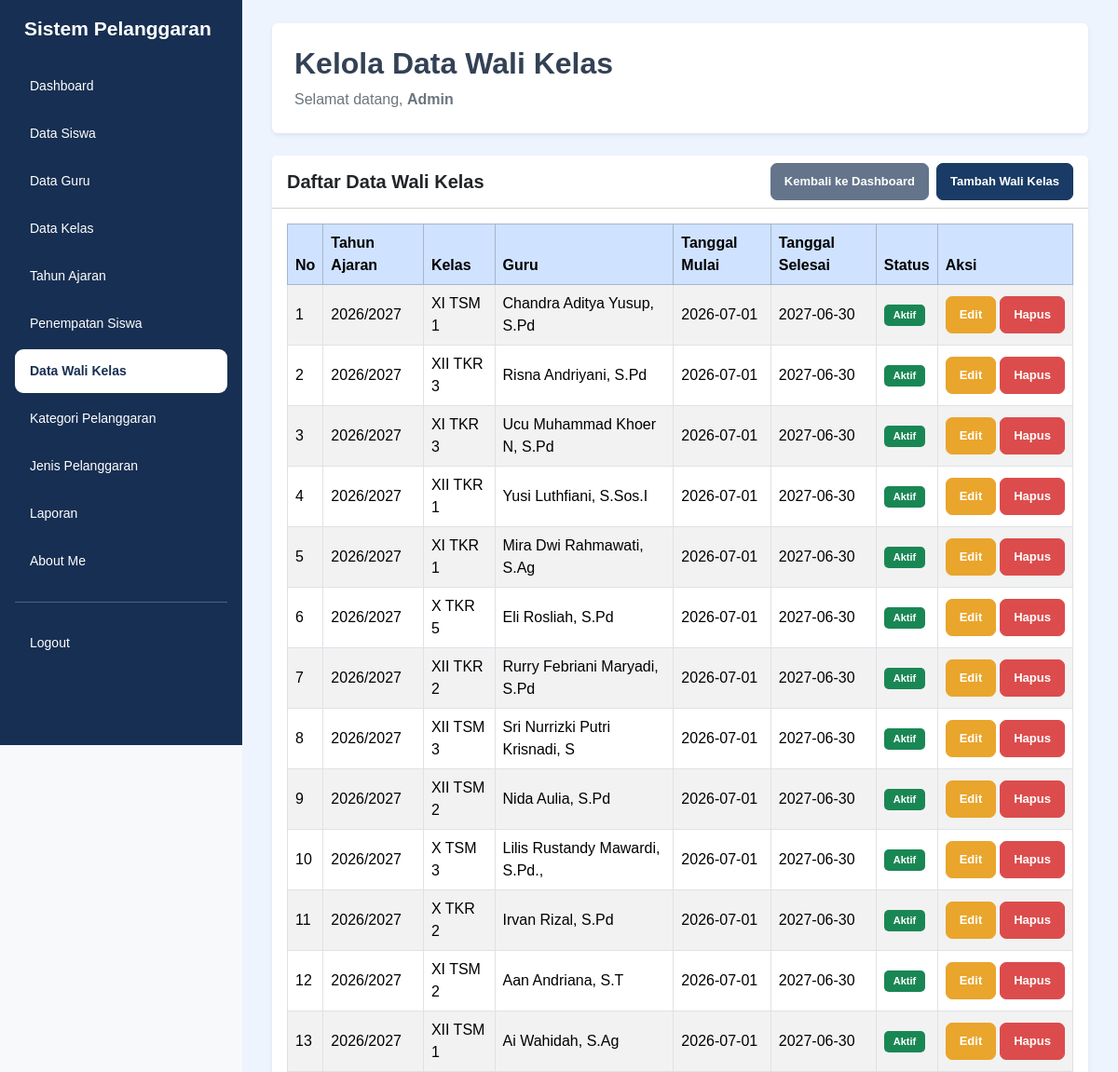
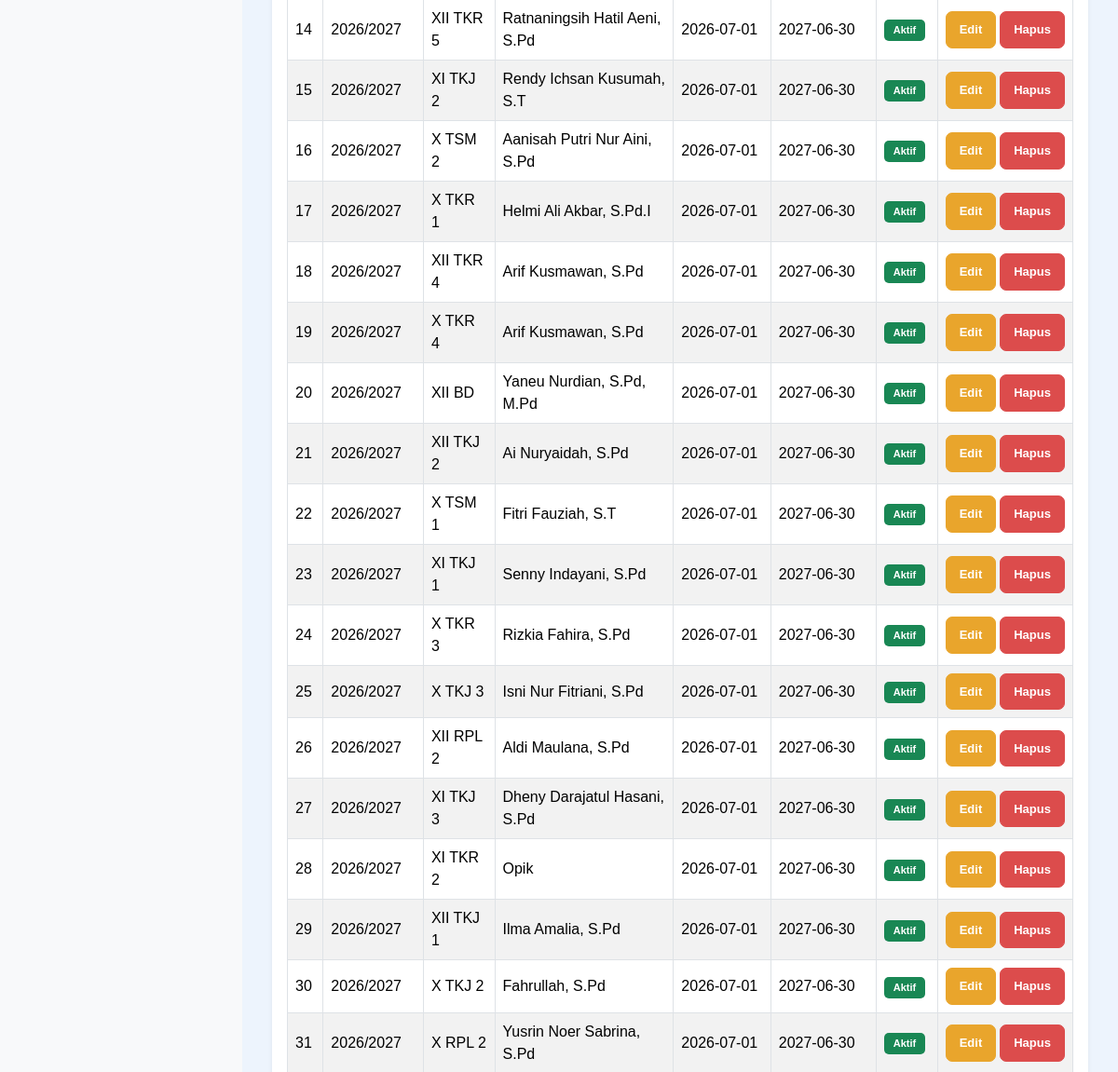
Before: /data_wali_kelas.php (signed in, upper part) with the older database file (2 pictures, top to bottom).
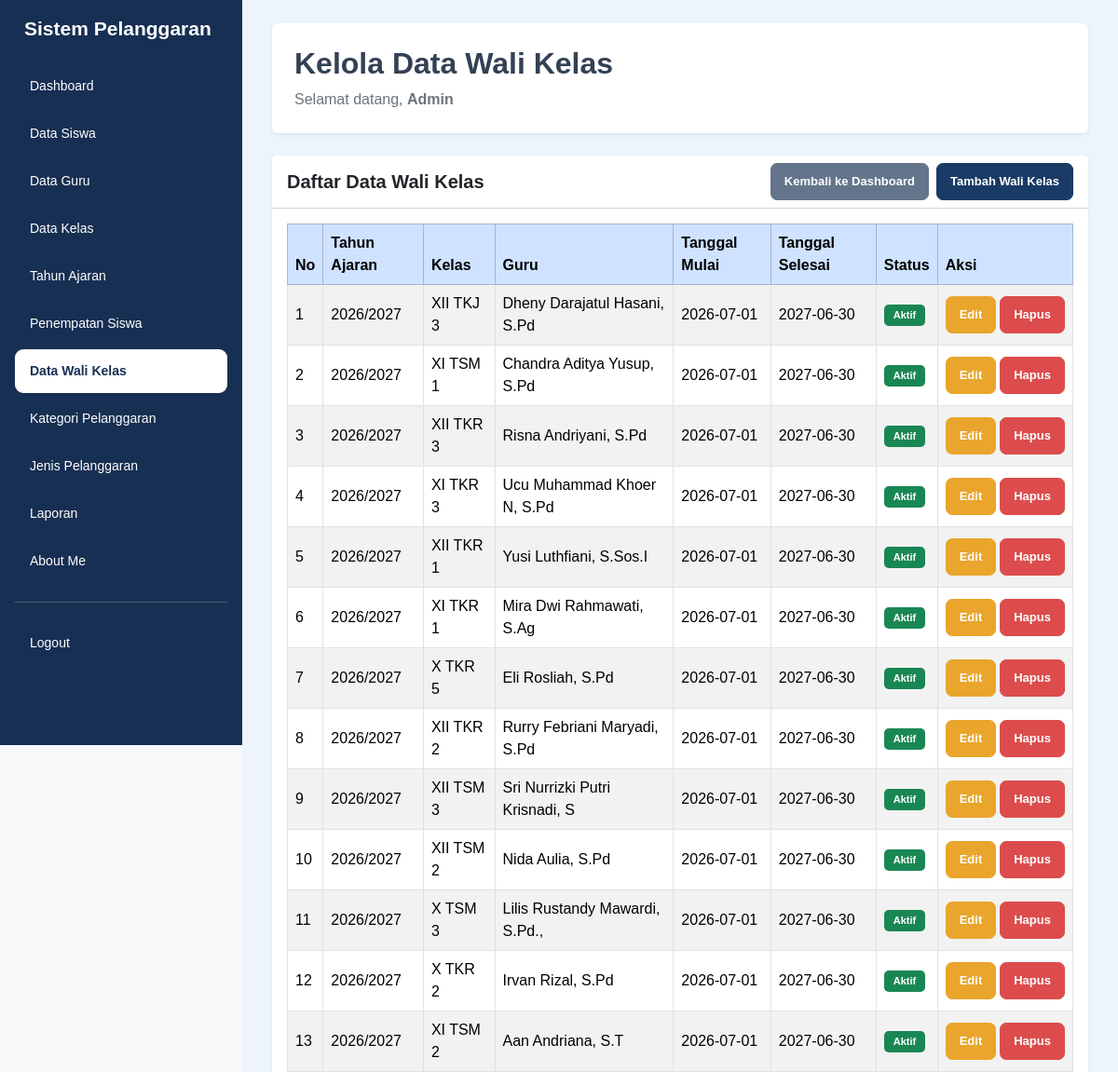
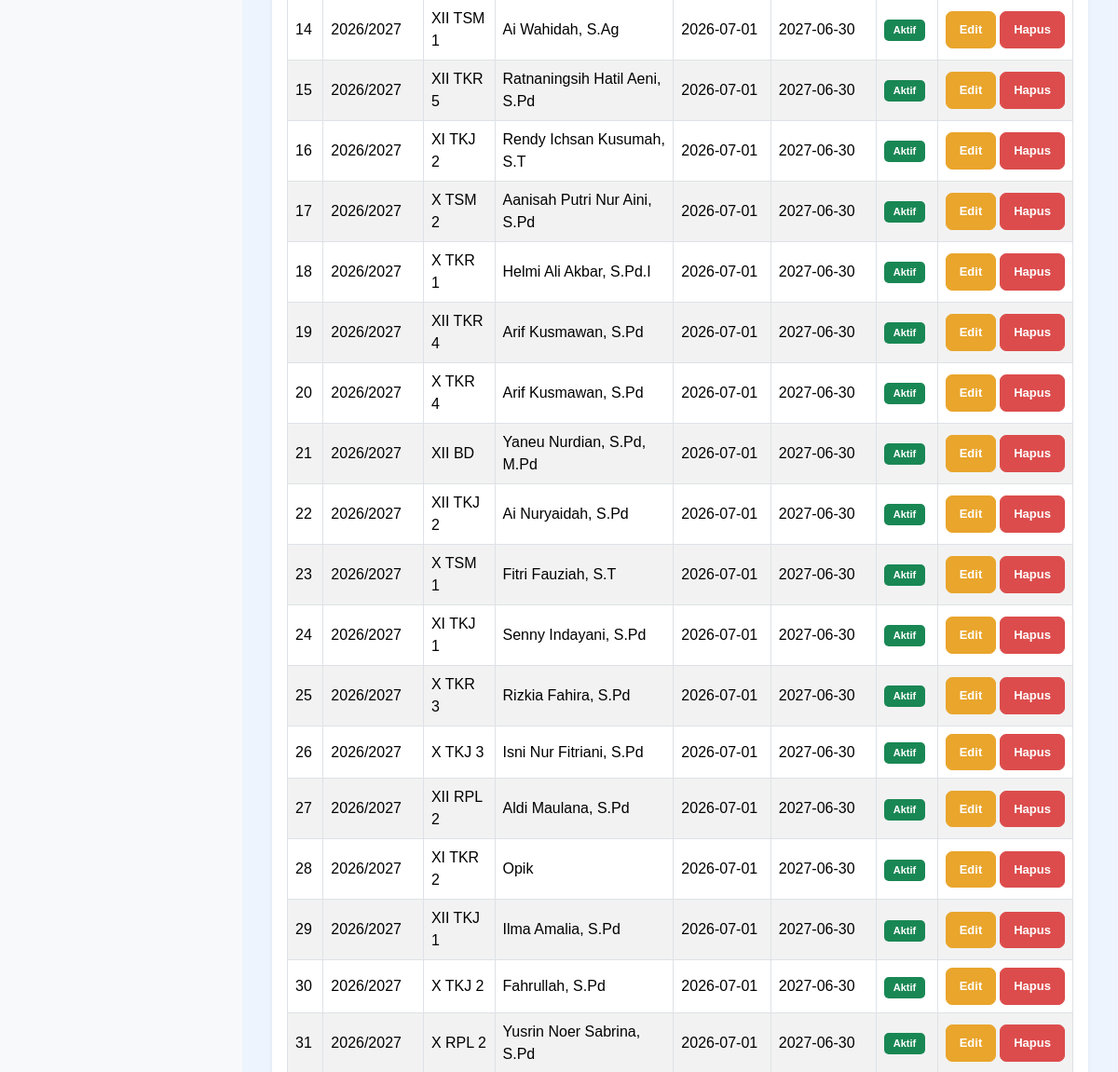
After: the same page with the newer database file (2 pictures, top to bottom).
### tables this page shows
CREATE TABLE `t_wali_kelas` (
  `id` int(11) NOT NULL,
  `tahun_ajaran_id` int(11) NOT NULL,
  `kelas_id` int(11) NOT NULL,
  `guru_id` int(11) NOT NULL,
  `tanggal_mulai` date NOT NULL,
  `tanggal_selesai` date NOT NULL,
  `status_aktif` tinyint(1) NOT NULL,
  `created_at` timestamp NOT NULL DEFAULT current_timestamp(),
  `updated_at` timestamp NOT NULL DEFAULT current_timestamp()
);

CREATE TABLE `t_tahun_ajaran` (
  `id` int(11) NOT NULL,
  `nama` varchar(20) NOT NULL,
  `tanggal_mulai` date NOT NULL,
  `tanggal_selesai` date NOT NULL,
  `status_aktif` tinyint(1) NOT NULL,
  `created_at` timestamp NOT NULL DEFAULT current_timestamp(),
  `updated_at` timestamp NOT NULL DEFAULT current_timestamp()
);

CREATE TABLE `t_kelas` (
  `id` int(11) NOT NULL,
  `nama` varchar(100) NOT NULL,
  `tingkat` varchar(20) NOT NULL,
  `jurusan` varchar(100) NOT NULL,
  `status_aktif` tinyint(1) NOT NULL,
  `created_at` timestamp NOT NULL DEFAULT current_timestamp(),
  `updated_at` timestamp NOT NULL DEFAULT current_timestamp()
);

CREATE TABLE `t_guru` (
  `id` int(11) NOT NULL,
  `nip` varchar(30) NOT NULL,
  `nama` varchar(30) NOT NULL,
  `email` varchar(150) NOT NULL,
  `status_aktif` tinyint(1) NOT NULL,
  `user_id` int(11) NOT NULL,
  `created_at` timestamp NOT NULL DEFAULT current_timestamp(),
  `updated_at` timestamp NOT NULL DEFAULT current_timestamp()
);

### data_wali_kelas.php (the view, shortened to what this page needs)
<?php
include 'config/koneksi.php';
$name = $_SESSION['name'] ?? 'Admin';
$halaman = basename($_SERVER['PHP_SELF']);
$query = mysqli_query($koneksi, "
    SELECT
        wc.*,
        ta.nama AS tahun_ajaran,
        k.nama AS nama_kelas,
        g.nama AS nama_guru
    FROM t_wali_kelas wc
    LEFT JOIN t_tahun_ajaran ta ON wc.tahun_ajaran_id = ta.id
    LEFT JOIN t_kelas k ON wc.kelas_id = k.id
    LEFT JOIN t_guru g ON wc.guru_id = g.id
    ORDER BY wc.id DESC
");
?>
<!DOCTYPE html>
<html lang="id">
<head>
    <link href="https://cdn.jsdelivr.net/npm/bootstrap@5.3.8/dist/css/bootstrap.min.css"
          rel="stylesheet">
    <link rel="stylesheet"
          href="https://cdn.datatables.net/3.1.4/css/dataTables.dataTables.min.css">
    <link rel="stylesheet" href="style/style.css">
</head>
<body class="bg-light">
<div class="container-fluid">
    <div class="row">
        <div class="sidebar col-md-3 col-lg-2 position-fixed top-0 start-0 vh-100 p-3 overflow-auto">
            <h4 class="text-white mb-4">Sistem Pelanggaran</h4>
            <ul class="nav nav-pills flex-column gap-1">
                <li class="nav-item">
                    <a href="dashboard.php" class="nav-link text-white">
                        Dashboard
                    </a>
                </li>
                <li class="nav-item">
                    <a href="data_siswa.php" class="nav-link text-white">
                        Data Siswa
                    </a>
                </li>
                <li class="nav-item">
                    <a href="data_guru.php" class="nav-link text-white">
                        Data Guru
                    </a>
                </li>
                <li class="nav-item">
                    <a href="data_kelas.php" class="nav-link text-white">
                        Data Kelas
                    </a>
                </li>
                <li class="nav-item">
                    <a href="data_tahun_ajaran.php" class="nav-link text-white">
                        Tahun Ajaran
                    </a>
                </li>
                <li class="nav-item">
                    <a href="data_penempatan_siswa.php" class="nav-link text-white">
                        Penempatan Siswa
                    </a>
                </li>
                <li class="nav-item">
                    <a href="data_wali_kelas.php"
                       class="nav-link <?= $halaman == 'data_wali_kelas.php' ? 'active' : 'text-white'; ?>">
                        Data Wali Kelas
                    </a>
                </li>
                <li class="nav-item">
                    <a href="data_kategori_pelanggaran.php" class="nav-link text-white">
                        Kategori Pelanggaran
                    </a>
                </li>
                <li class="nav-item">
                    <a href="data_jenis_pelanggaran.php" class="nav-link text-white">
                        Jenis Pelanggaran
                    </a>
                </li>
                <li class="nav-item">
                    <a href="laporan.php" class="nav-link text-white">
                        Laporan
                    </a>
                </li>
                <li class="nav-item">
                    <a href="about_me.php" class="nav-link text-white">
                        About Me
                    </a>
                </li>
                <hr class="border-white">
                <li class="nav-item">
                    <a href="logout.php" class="nav-link text-white">
                        Logout
                    </a>
                </li>
            </ul>
        </div>
        <main class="content-main">
            <div class="page-content">
                <div class="bg-white rounded shadow-sm p-4 mb-4">
                    <h2 class="fw-bold">Kelola Data Wali Kelas</h2>
                    <p class="text-secondary mb-0">
                        Selamat datang,
                        <b><?= htmlspecialchars($name); ?></b>
                    </p>
                </div>
                <div class="card shadow-sm border-0">
                    <div class="card-header bg-white">
                        <div class="d-flex justify-content-between align-items-center flex-wrap gap-2">
                            <h5 class="mb-0 fw-bold">Daftar Data Wali Kelas</h5>
                            <div class="d-flex gap-2">
                                <a href="dashboard.php" class="btn btn-secondary btn-sm">
                                    Kembali ke Dashboard
                                </a>
                                <a href="tambah_wali_kelas.php" class="btn btn-primary btn-sm">
                                    Tambah Wali Kelas
                                </a>
                            </div>
                        </div>
                    </div>
                    <div class="card-body">
                        <div class="table-responsive">
                            <table id="tabelWaliKelas"
                                   class="table table-bordered table-striped table-hover align-middle w-100">
                                <thead class="table-primary">
                                    <tr>
                                        <th>No</th>
                                        <th>Tahun Ajaran</th>
                                        <th>Kelas</th>
                                        <th>Guru</th>
                                        <th>Tanggal Mulai</th>
                                        <th>Tanggal Selesai</th>
                                        <th>Status</th>
                                        <th>Aksi</th>
                                    </tr>
                                </thead>
                                <tbody>
                                <?php
                                $no = 1;
                                if (mysqli_num_rows($query) > 0) {
                                    while ($data = mysqli_fetch_assoc($query)) {
                                ?>
                                    <tr>
                                        <td><?= $no++; ?></td>
                                        <td>
                                            <?= htmlspecialchars($data['tahun_ajaran'] ?? '-'); ?>
                                        </td>
                                        <td>
                                            <?= htmlspecialchars($data['nama_kelas'] ?? '-'); ?>
                                        </td>
                                        <td>
                                            <?= htmlspecialchars($data['nama_guru'] ?? '-'); ?>
                                        </td>
                                        <td>
                                            <?= htmlspecialchars($data['tanggal_mulai'] ?? '-'); ?>
                                        </td>
                                        <td>
                                            <?= htmlspecialchars($data['tanggal_selesai'] ?? '-'); ?>
                                        </td>
                                        <td>
                                            <?php if (($data['status_aktif'] ?? 0) == 1) { ?>
                                                <span class="badge bg-success">
                                                    Aktif
                                                </span>
                                            <?php } else { ?>
                                                <span class="badge bg-secondary">
                                                    Tidak Aktif
                                                </span>
                                            <?php } ?>
                                        </td>
                                        <td>
                                            <div class="d-flex gap-1">
                                                <a href="edit_wali_kelas.php?id=<?= urlencode($data['id']); ?>"
                                                   class="btn btn-warning btn-sm">
                                                    Edit
                                                </a>
                                                <a href="hapus_wali_kelas.php?id=<?= urlencode($data['id']); ?>"
                                                   class="btn btn-danger btn-sm"
                                                   onclick="return confirm('Yakin ingin menghapus data wali kelas ini?')">
                                                    Hapus
                                                </a>
                                            </div>
                                        </td>
                                    </tr>
                                <?php
                                    }
                                }
                                ?>
                                </tbody>
                            </table>
                        </div>
                    </div>
                </div>
            </div>
        </main>
    </div>
</div>
</body>
</html>

### style/style.css (style rules this page uses)
* { box-sizing: border-box; }
html { width: 100%; min-height: 100%; overflow-x: hidden; }
body { width: 100%; min-height: 100vh; margin: 0; padding: 0; font-family: Arial, Helvetica, sans-serif; background-color: #edf4fd; color: #334155; }
a { text-decoration: none; }
.sidebar { position: fixed !important; top: 0; left: 0; width: 260px !important; max-width: 260px !important; height: 100vh; padding: 24px 15px; background-color: #172f52 !important; z-index: 1001; overflow-y: auto; overflow-x: hidden; flex: none !important; }
.sidebar h4 { color: #ffffff; font-size: 21px; font-weight: 700; margin: 0 0 38px; padding: 0 10px; line-height: 1.4; }
.sidebar .nav { display: flex; flex-direction: column; gap: 7px; }
.sidebar .nav-item { width: 100%; }
.sidebar .nav-link { display: block; width: 100%; padding: 13px 16px; border-radius: 9px; color: #e2eaf6; font-size: 14px; font-weight: 500; transition: all 0.2s ease; }
.sidebar .nav-link.active { background-color: #ffffff !important; color: #172f52 !important; font-weight: 700; }
.content-main { display: block !important; position: relative; width: calc(100% - 260px) !important; max-width: none !important; min-height: 100vh; margin-left: 260px !important; margin-right: 0 !important; padding: 25px 32px 35px !important; background-color: #edf4fd; overflow-x: hidden; }
.btn { display: inline-flex; justify-content: center; align-items: center; border-radius: 7px; padding: 9px 14px; font-size: 13px; font-weight: 600; white-space: nowrap; transition: all 0.2s ease; }
.btn-primary { background-color: #193b65; border-color: #193b65; color: #ffffff; }
.btn-secondary { background-color: #64748b; border-color: #64748b; color: #ffffff; }
.btn-warning { background-color: #e9a52c; border-color: #e9a52c; color: #ffffff; }
.btn-danger { background-color: #dc4c4c; border-color: #dc4c4c; color: #ffffff; }
.table-responsive { display: block; width: 100%; max-width: 100%; overflow-x: auto; }
.badge { display: inline-block; padding: 6px 10px; border-radius: 5px; font-size: 11px; font-weight: 600; }
@media (min-width: 768px) { .content-main { padding-top: 25px !important; } }

Changed rows visible on the page:
removed t_wali_kelas: tahun_ajaran.nama "2026/2027", kelas.nama "XI TKJ 3", guru.nama "Dheny Darajatul Hasani, S.Pd", tanggal_mulai "2026-07-01", tanggal_selesai "2027-06-30", status_aktif "Aktif"
added t_wali_kelas: tahun_ajaran.nama "2026/2027", kelas.nama "XII TKJ 3", guru.nama "Dheny Darajatul Hasani, S.Pd", tanggal_mulai "2026-07-01", tanggal_selesai "2027-06-30", status_aktif "Aktif"
